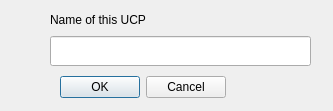
<?xml version="1.0" encoding="UTF-8"?>
<ui version="4.0">
 <class>Dialog</class>
 <widget class="QDialog" name="Dialog">
  <property name="geometry">
   <rect>
    <x>0</x>
    <y>0</y>
    <width>333</width>
    <height>111</height>
   </rect>
  </property>
  <property name="windowTitle">
   <string>Input</string>
  </property>
  <widget class="QDialogButtonBox" name="buttonBox">
   <property name="geometry">
    <rect>
     <x>50</x>
     <y>72</y>
     <width>176</width>
     <height>30</height>
    </rect>
   </property>
   <property name="orientation">
    <enum>Qt::Horizontal</enum>
   </property>
   <property name="standardButtons">
    <set>QDialogButtonBox::Cancel|QDialogButtonBox::Ok</set>
   </property>
   <property name="centerButtons">
    <bool>false</bool>
   </property>
  </widget>
  <widget class="QLineEdit" name="lineEdit">
   <property name="geometry">
    <rect>
     <x>50</x>
     <y>36</y>
     <width>261</width>
     <height>30</height>
    </rect>
   </property>
  </widget>
  <widget class="QLabel" name="label">
   <property name="geometry">
    <rect>
     <x>50</x>
     <y>10</y>
     <width>121</width>
     <height>20</height>
    </rect>
   </property>
   <property name="text">
    <string>Name of this UCP</string>
   </property>
  </widget>
 </widget>
 <resources/>
 <connections>
  <connection>
   <sender>buttonBox</sender>
   <signal>accepted()</signal>
   <receiver>Dialog</receiver>
   <slot>accept()</slot>
   <hints>
    <hint type="sourcelabel">
     <x>248</x>
     <y>254</y>
    </hint>
    <hint type="destinationlabel">
     <x>157</x>
     <y>274</y>
    </hint>
   </hints>
  </connection>
  <connection>
   <sender>buttonBox</sender>
   <signal>rejected()</signal>
   <receiver>Dialog</receiver>
   <slot>reject()</slot>
   <hints>
    <hint type="sourcelabel">
     <x>316</x>
     <y>260</y>
    </hint>
    <hint type="destinationlabel">
     <x>286</x>
     <y>274</y>
    </hint>
   </hints>
  </connection>
 </connections>
</ui>
